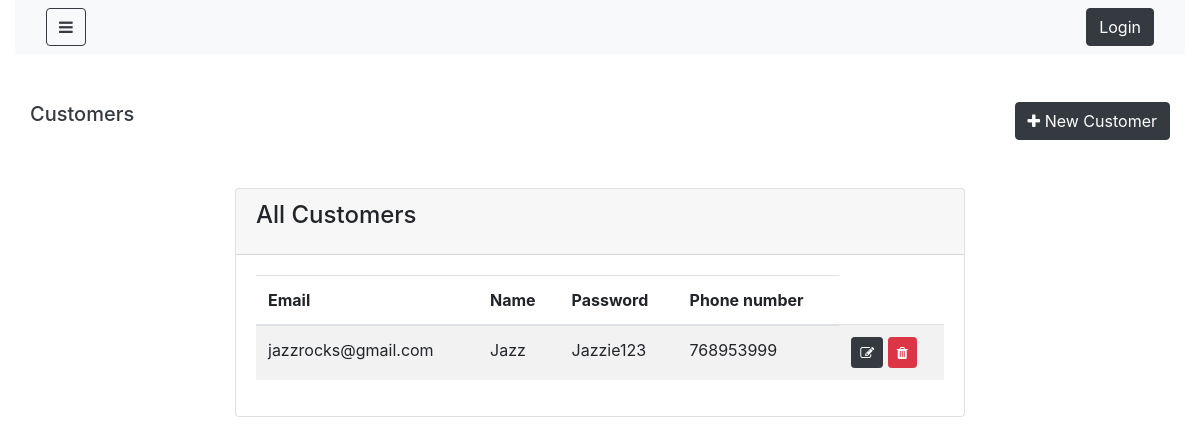
The page /customers on the database as committed earlier.
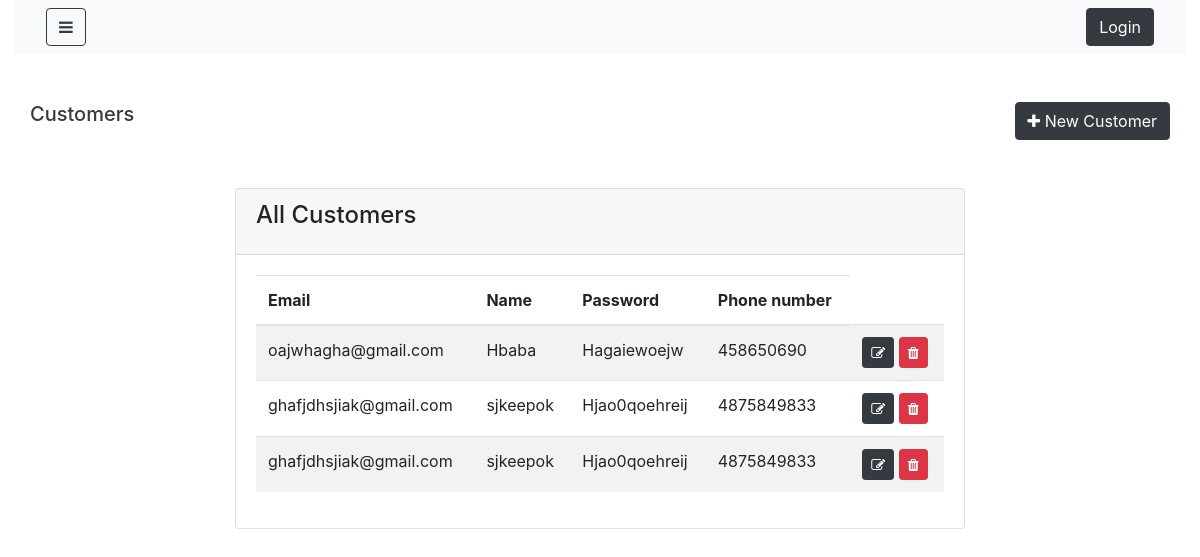
The same page on the database as committed later.
### shop/models.py (models this page shows, shortened)
class Customer(models.Model):
    name=models.CharField(max_length=300, null=False, blank=False)
    email=models.EmailField(max_length=300, null=False, blank=False)
    password=models.CharField(max_length=300, null=False, blank=True)
    phone_number=models.IntegerField(null=True, blank=True)
    created_at=models.DateTimeField(auto_now_add=True)
    updated_at=models.DateTimeField(auto_now=True)

### shop/views.py (the view)
# urls.py: path('customers', CustomerList.as_view(), name='customer_list'),
class CustomerList(ListView):
    login_required=True
    fields=['name', 'email', 'password', 'phone_number']
    model=Customer
    template_name='shop/admin/customer_list.html'

### shop/templates/shop/admin/customer_list.html
{% extends 'shop/admin/layouts/admin_master.html' %}
{% block content %}
<div class="container">
    <div class="row my-5">
        <h5 class="text-dark">Customers</h5>
        <a href= "{% url 'customer_form' %}" class="btn btn-dark ml-auto">
            <i class="fa fa-plus" aria-hidden="true"></i>  New Customer
        </a>
    </div>
    <div class="row justify-content-center my-5">
        <div class="col-lg-8">
            <div class="card">
                <div class="card-header">
                    <h4 class="card-title">All Customers</h4>
                </div>
                <div class="card-body">
                    <table class="table table-striped table-hover">
                        <thead>
                            <tr>
                                <th>Email</th>
                                <th>Name</th>
                                <th>Password</th>
                                <th>Phone number</th>
                            </tr>
                        </thead>
                        <tbody>
                            {% for object in object_list %}
                                <tr>
                                    <td>{{object.email}}</td>
                                    <td>{{object.name}}</td>
                                    <td>{{object.password}}</td>
                                    <td>{{object.phone_number}}</td>
                                    <td>
                                        <a href="{% url 'customer_update' object.id %}" class="btn btn-dark btn-sm">
                                            <i class="fa fa-edit"></i>
                                        </a>
                                        <a href="{% url 'customer_delete' object.id %}" class="btn btn-danger btn-sm">
                                            <i class="fa fa-trash"></i>
                                        </a>
                                    </td>
                                </tr>
                            {% endfor %}
                        </tbody>
                    </table>
                </div>
            </div>
        </div>
    </div>
</div>
{% endblock content %}

Rows that differ between the two databases and show on the page:
removed Customer: email "jazzrocks@gmail.com", name "Jazz", password "Jazzie123", phone_number "768953999"
added Customer: email "oajwhagha@gmail.com", name "Hbaba", password "Hagaiewoejw", phone_number "458650690"
added Customer: email "ghafjdhsjiak@gmail.com", name "sjkeepok", password "Hjao0qoehreij", phone_number "4875849833"
added Customer: email "ghafjdhsjiak@gmail.com", name "sjkeepok", password "Hjao0qoehreij", phone_number "4875849833"
